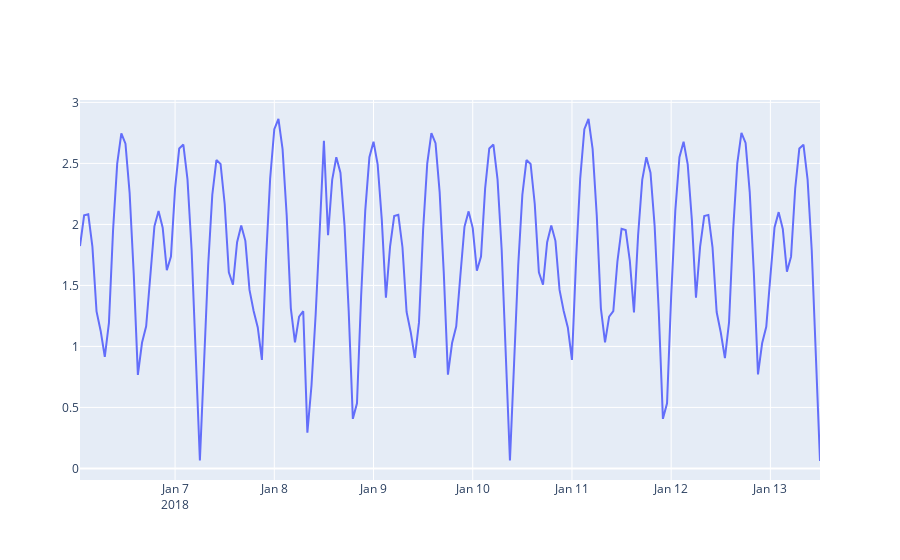

The cell this chart's notebook holds for it:
### Code cell
# Calculate combined
w = 1
L = np.zeros((test_samples.shape[0], timesteps, features_trans))
for i in range(timesteps):
    L[:,i] = (1-w) * (0.9-disc_res) + w * reconstruct_res[:,i]

# Calculate DR-score
dr = dr_score(abs(L), df_test.shape)
df_dr = pd.DataFrame(dr, index=df_test.index)

# Plot DR-score
fig = go.Figure()
fig.add_trace(go.Scatter(x=df_dr.index,y=df_dr[0]))

### Figure 1 — Plotly figure (JSON) as saved in the notebook; plotly's stock layout.template omitted (floating-point values rounded to 4 significant figures; data arrays with more than 128 entries replaced by an {"elided": "..."} marker saying what was removed)
{"data": [{"type": "scatter", "x": {"elided": "180 str values"}, "y": {"elided": "180 float values"}}], "layout": {}}
